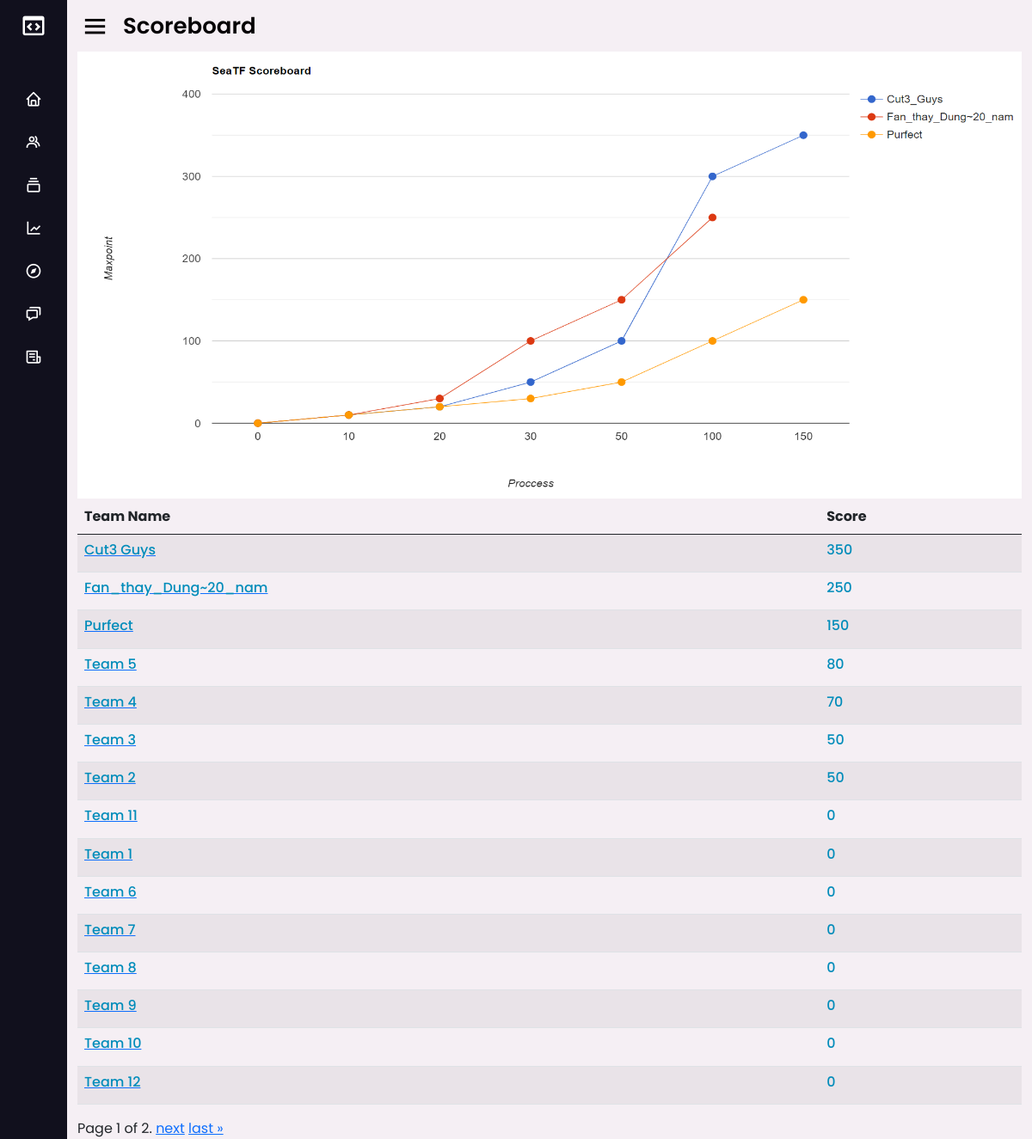
Before: /scoreboard/ (signed in) with the older database file.
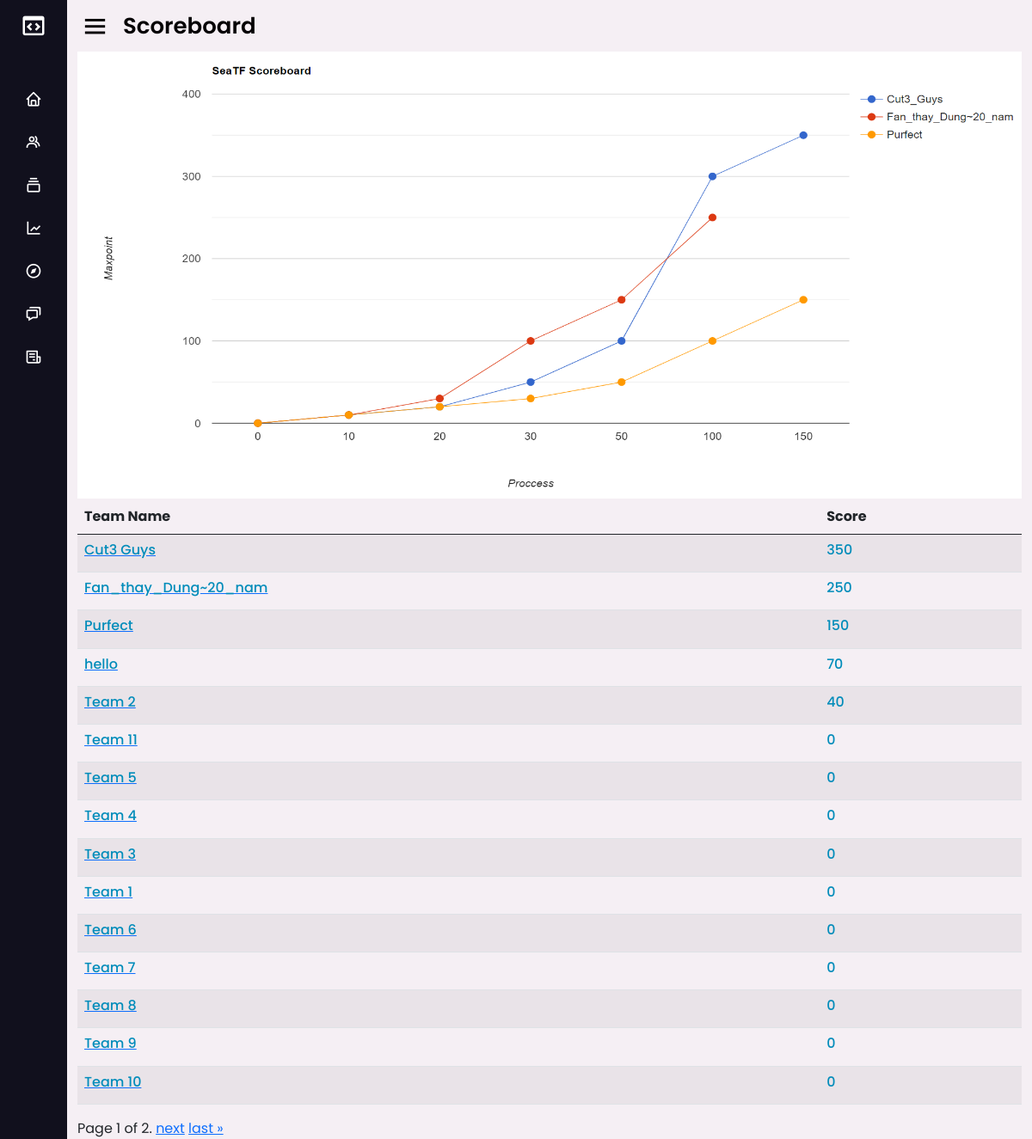
After: the same page with the newer database file.
### base/models.py (models this page shows)
class Team(models.Model):
    name = models.CharField(max_length=55)
    password = models.CharField(max_length=32 )
    score = models.PositiveBigIntegerField(default=0)
    decription = models.CharField(max_length=100 , blank=True)
    updated = models.DateTimeField(auto_now=True)
    created = models.DateTimeField(auto_now_add=True)
    class Meta:
        ordering = ['-updated' , '-created']
    def __str__(self):
        return self.name

### base/views.py (the view)
# urls.py: path('scoreboard/' , views.scoreboard , name='scoreboard'),
def scoreboard(request):
    teams  = Team.objects.all().order_by("-score") # get all teams
    paginator = Paginator(teams, 15) # Show 15 team per page.
    page_number = request.GET.get('page')
    page_obj = paginator.get_page(page_number)
    context = {'teams': teams,'page_obj': page_obj}
    return render(request, 'base/navbar/scoreboard.html' , context)

### base/templates/base/navbar/scoreboard.html (shortened to what this page needs)
{% extends 'main.html' %}
{% load static %}
{% block header_text %}
<span class="text">Scoreboard</span>
{% endblock header_text %}
{% block content %}
	<div class="container">
		<div id="score">
			<div class="table-responsive">
				<div class="line_graph"  >
					<img  class="img-fluid" src="{% static '\images\scoreboard.jpg' %}" alt="Scoreboard not found" >
				<table class="table table-striped">
					<thead>
						<tr>
							<th>Team Name</th>
							<th>Score</th>
						</tr>
					</thead>
						{% for team in page_obj %}
						<tr>
							<td>
								<a href="/team/{{team.name}}"><h6 style="color: #008cba;">{{team.name}}</h6></a>
							</td>
							<td>
								<h6 style="color: #008cba;">{{team.score}}</h6>
							</td>
						</tr>
						{% endfor %}
				</table>
				<div class="pagination">
					<span class="step-links">
						<span class="current">
							Page {{ page_obj.number }} of {{ page_obj.paginator.num_pages }}.
						</span>
						{% if page_obj.has_next %}
							<a href="?page={{ page_obj.next_page_number }}">next</a>
							<a href="?page={{ page_obj.paginator.num_pages }}">last &raquo;</a>
						{% endif %}
					</span>
				</div>
			</div>
		</div>
{% endblock content %}

Changed rows visible on the page:
no longer on this page (row unchanged): Team: name "Team 12", score "0"
added Team: name "hello", score "70"
changed Team "Team 2": score "50" → "40"; moves up the list
shown differently, row unchanged: Team "Team 11": moves up the list
changed Team "Team 5": score "80" → "0"
changed Team "Team 4": score "70" → "0"
changed Team "Team 3": score "50" → "0"
